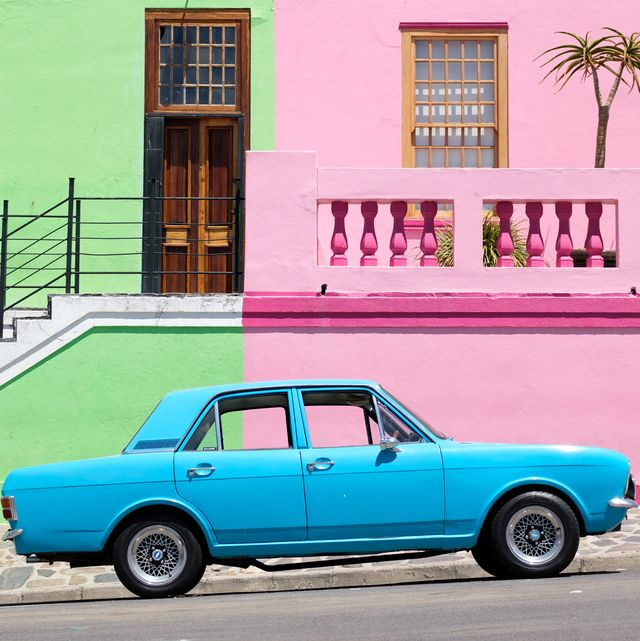
#> input picture pic1.jpg, 640 x 641 px
$ python __init__.py
#> lines starting #> are read from the running program, lines starting #| are printed output that depends on the picture
# imported two libraries pandas and openCv
import pandas as pd
import cv2

img_path = 'pic1.jpg'
csv_path = 'colors.csv'

# to read csv file create data frame here named as df
index = ['colour', 'colour_name', 'hex', 'R', 'G', 'B']
df = pd.read_csv(csv_path, names=index, header=None)
#> (reads colors.csv from the repository)

img = cv2.imread(img_path)
#> img is the input picture: shape (641, 640, 3); mean B, G, R 161.9, 158.8, 157.2
img = cv2.resize(img, (900, 700))
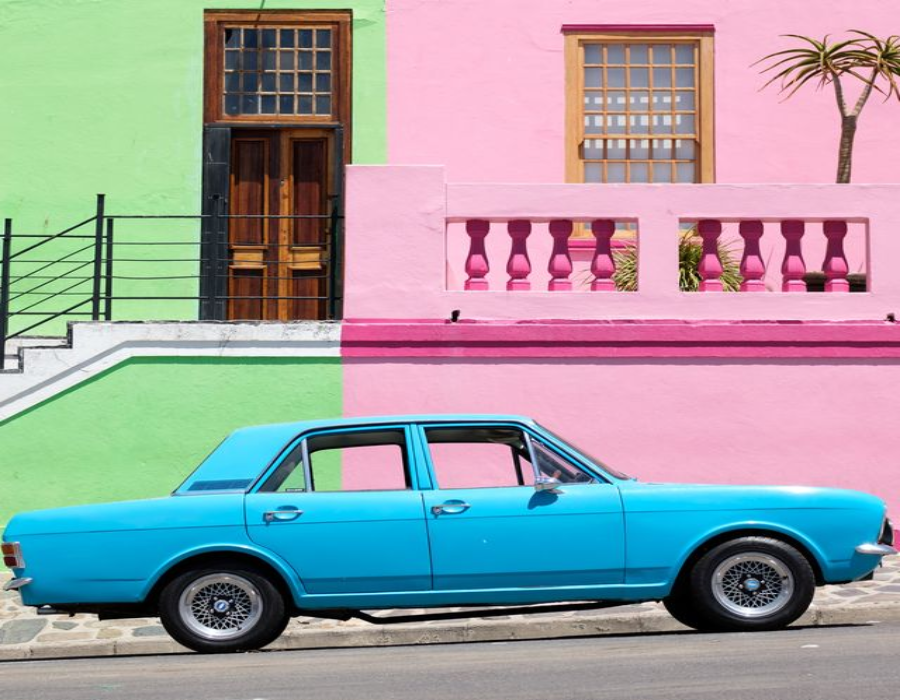
#> img: shape (700, 900, 3); mean B, G, R 161.8, 158.7, 157.1

clicked = False
r = g = b = xpos = ypos = 0

#  define function for open cv
#  color recognition function
def colour_name(R, G, B):
    minimum = 1000
    for i in range(len(df)):
        d = abs(R-int(df.loc[i, 'R'])) + abs(G-int(df.loc[i, 'G'])) + abs(B-int(df.loc[i, 'B']))
        if d <= minimum:
            minimum = d
            cname = df.loc[i, 'colour_name']
    return cname

def draw_function(event, x, y, flags, params):

    if event == cv2.EVENT_LBUTTONDBLCLK:
        global clicked, r, g, b, xpos, ypos
        clicked = True
        xpos = x
        ypos = y
        b, g, r = img[y, x]
        b = int(b)
        g = int(g)
        r = int(r)

# create a window

cv2.namedWindow('window')
cv2.setMouseCallback('window', draw_function)

while True:
    cv2.imshow('window', img)
    if clicked:
        cv2.rectangle(img, (20, 20), (600, 60), (b, g, r), -1)
        text = colour_name(r, g, b) + ' R=' + str(r) + ' G=' + str(g) + ' B=' + str(b)
        cv2.putText(img, text, (50, 50), 2, 0.8, (255, 255, 255), 2, cv2.LINE_AA)
        if r + g + b >= 600:
            cv2.putText(img, text, (50, 50), 2, 0.8, (0, 0, 0), 2, cv2.LINE_AA)

    if cv2.waitKey(20) & 0xFF == 27:
#> (key Esc is pressed here)
        break

# print(clicked, r, g, b, xpos, ypos)
# cv2.imshow('window', img)

cv2.destroyAllWindows()
